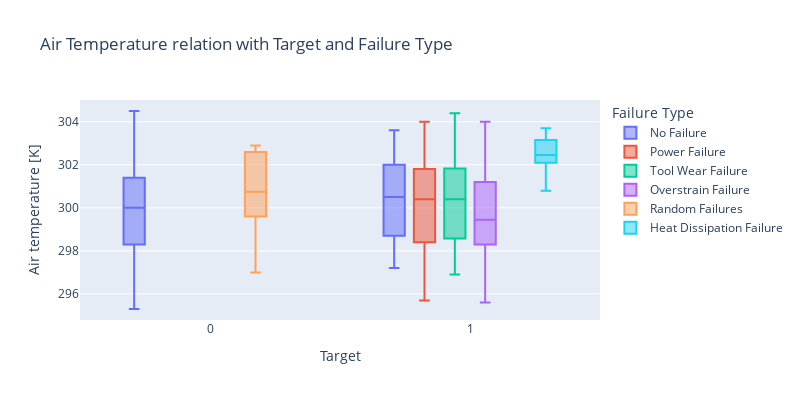

Notebook cell for this chart:
### Markdown cell above
The dataset is highly imbalanced where the machine failure consist only 3.5% of the whole dataset. 

Next, **Box plot** are generated to observe the relationship between categorical features with the Target and Failure Type

### Code cell
# Air Temperature relation with Target/Failure Type
fig = px.box(data,
             y      =  "Air temperature [K]",
             x      =  "Target",
             title  =  "Air Temperature relation with Target and Failure Type",
             color  =  "Failure Type",
             width  =  800,
             height =  400)
fig.show()

### Figure 1 — Plotly figure (JSON) as saved in the notebook; plotly's stock layout.template omitted (floating-point values rounded to 4 significant figures; data arrays with more than 128 entries replaced by an {"elided": "..."} marker saying what was removed)
{"data": [{"alignmentgroup": "True", "hovertemplate": "Failure Type=No Failure<br>Target=%{x}<br>Air temperature [K]=%{y}<extra></extra>", "legendgroup": "No Failure", "marker": {"color": "#636efa"}, "name": "No Failure", "notched": false, "offsetgroup": "No Failure", "orientation": "v", "showlegend": true, "type": "box", "x": {"elided": "9652 int values"}, "x0": " ", "xaxis": "x", "y": {"elided": "9652 float values"}, "y0": " ", "yaxis": "y"}, {"alignmentgroup": "True", "hovertemplate": "Failure Type=Power Failure<br>Target=%{x}<br>Air temperature [K]=%{y}<extra></extra>", "legendgroup": "Power Failure", "marker": {"color": "#EF553B"}, "name": "Power Failure", "notched": false, "offsetgroup": "Power Failure", "orientation": "v", "showlegend": true, "type": "box", "x": [1, 1, 1, 1, 1, 1, 1, 1, 1, 1, 1, 1, 1, 1, 1, 1, 1, 1, 1, 1, 1, 1, 1, 1, 1, 1, 1, 1, 1, 1, 1, 1, 1, 1, 1, 1, 1, 1, 1, 1, 1, 1, 1, 1, 1, 1, 1, 1, 1, 1, 1, 1, 1, 1, 1, 1, 1, 1, 1, 1, 1, 1, 1, 1, 1, 1, 1, 1, 1, 1, 1, 1, 1, 1, 1, 1, 1, 1, 1, 1, 1, 1, 1, 1, 1, 1, 1, 1, 1, 1, 1, 1, 1, 1, 1], "x0": " ", "xaxis": "x", "y": [298.9, 298.9, 298.4, 298.2, 298.4, 298.1, 297.5, 297.4, 297.4, 297.9, 296.4, 295.8, 295.7, 296.3, 296.9, 296.6, 296.7, 297, 298.4, 298.8, 298.9, 298, 298, 298.3, 298.2, 298.1, 298.5, 299.3, 299.5, 299.4, 298.9, 299.2, 299.1, 300.6, 300.5, 300.4, 301.5, 301.5, 301.8, 302.4, 302.7, 302.6, 302.3, 302.1, 301.9, 301.9, 302.6, 301.8, 301.8, 301.7, 302, 302.6, 302.6, 303.7, 303.4, 303.5, 303.8, 303.6, 304, 303.4, 302.8, 302.6, 303, 303.1, 302.4, 300.7, 300.7, 301.1, 300.8, 301.1, 301.4, 301.6, 301.5, 301.1, 300.8, 300.7, 300.5, 300.7, 299.9, 300.1, 300.3, 300.2, 300.4, 300.8, 301, 299, 298.7, 298.5, 297.5, 297.3, 297.2, 297.8, 299, 298.5, 298.6], "y0": " ", "yaxis": "y"}, {"alignmentgroup": "True", "hovertemplate": "Failure Type=Tool Wear Failure<br>Target=%{x}<br>Air temperature [K]=%{y}<extra></extra>", "legendgroup": "Tool Wear Failure", "marker": {"color": "#00cc96"}, "name": "Tool Wear Failure", "notched": false, "offsetgroup": "Tool Wear Failure", "orientation": "v", "showlegend": true, "type": "box", "x": [1, 1, 1, 1, 1, 1, 1, 1, 1, 1, 1, 1, 1, 1, 1, 1, 1, 1, 1, 1, 1, 1, 1, 1, 1, 1, 1, 1, 1, 1, 1, 1, 1, 1, 1, 1, 1, 1, 1, 1, 1, 1, 1, 1, 1], "x0": " ", "xaxis": "x", "y": [298.8, 296.9, 298, 297.9, 298.2, 298.4, 299.6, 299.3, 299.7, 300.6, 300.7, 301.9, 301.7, 302.2, 302.6, 302, 302.3, 301.8, 302.7, 303.3, 303.4, 304.4, 303.9, 302.6, 300.4, 300.8, 301, 300.5, 300.3, 301.7, 300.6, 300, 300.5, 300.7, 300.3, 300.4, 299.2, 298.5, 297.4, 297.1, 297.4, 297.3, 297.8, 299.6, 298.6], "y0": " ", "yaxis": "y"}, {"alignmentgroup": "True", "hovertemplate": "Failure Type=Overstrain Failure<br>Target=%{x}<br>Air temperature [K]=%{y}<extra></extra>", "legendgroup": "Overstrain Failure", "marker": {"color": "#ab63fa"}, "name": "Overstrain Failure", "notched": false, "offsetgroup": "Overstrain Failure", "orientation": "v", "showlegend": true, "type": "box", "x": [1, 1, 1, 1, 1, 1, 1, 1, 1, 1, 1, 1, 1, 1, 1, 1, 1, 1, 1, 1, 1, 1, 1, 1, 1, 1, 1, 1, 1, 1, 1, 1, 1, 1, 1, 1, 1, 1, 1, 1, 1, 1, 1, 1, 1, 1, 1, 1, 1, 1, 1, 1, 1, 1, 1, 1, 1, 1, 1, 1, 1, 1, 1, 1, 1, 1, 1, 1, 1, 1, 1, 1, 1, 1, 1, 1, 1, 1], "x0": " ", "xaxis": "x", "y": [298.4, 298.3, 298, 298, 298, 297.7, 297.6, 296.8, 295.6, 297, 297, 296.9, 297, 299, 299, 298.7, 298.2, 298, 297.8, 299.5, 299.3, 299.2, 299.1, 299.2, 299.2, 299.8, 300.5, 300.5, 301.3, 301.4, 301.6, 302, 302, 302.6, 302.1, 302, 301.9, 303.4, 303.7, 303.8, 304, 303.8, 302.8, 302.7, 302.7, 302.3, 300.8, 301, 301, 301, 300.8, 301.6, 301.2, 300.3, 300.6, 300.5, 300.5, 300.7, 300.5, 300.4, 300.7, 300.7, 299.6, 299.4, 298.7, 297.4, 297.2, 297.3, 298.1, 299.1, 299, 299.1, 298.9, 299.1, 299.1, 299.2, 298.5, 298.3], "y0": " ", "yaxis": "y"}, {"alignmentgroup": "True", "hovertemplate": "Failure Type=Random Failures<br>Target=%{x}<br>Air temperature [K]=%{y}<extra></extra>", "legendgroup": "Random Failures", "marker": {"color": "#FFA15A"}, "name": "Random Failures", "notched": false, "offsetgroup": "Random Failures", "orientation": "v", "showlegend": true, "type": "box", "x": [0, 0, 0, 0, 0, 0, 0, 0, 0, 0, 0, 0, 0, 0, 0, 0, 0, 0], "x0": " ", "xaxis": "x", "y": [297, 298.6, 298.4, 299.6, 299.3, 300.1, 301.6, 302.7, 302.6, 302.9, 302.8, 302.5, 302.6, 300.9, 300.8, 300.7, 300.3, 300.4], "y0": " ", "yaxis": "y"}, {"alignmentgroup": "True", "hovertemplate": "Failure Type=Heat Dissipation Failure<br>Target=%{x}<br>Air temperature [K]=%{y}<extra></extra>", "legendgroup": "Heat Dissipation Failure", "marker": {"color": "#19d3f3"}, "name": "Heat Dissipation Failure", "notched": false, "offsetgroup": "Heat Dissipation Failure", "orientation": "v", "showlegend": true, "type": "box", "x": [1, 1, 1, 1, 1, 1, 1, 1, 1, 1, 1, 1, 1, 1, 1, 1, 1, 1, 1, 1, 1, 1, 1, 1, 1, 1, 1, 1, 1, 1, 1, 1, 1, 1, 1, 1, 1, 1, 1, 1, 1, 1, 1, 1, 1, 1, 1, 1, 1, 1, 1, 1, 1, 1, 1, 1, 1, 1, 1, 1, 1, 1, 1, 1, 1, 1, 1, 1, 1, 1, 1, 1, 1, 1, 1, 1, 1, 1, 1, 1, 1, 1, 1, 1, 1, 1, 1, 1, 1, 1, 1, 1, 1, 1, 1, 1, 1, 1, 1, 1, 1, 1, 1, 1, 1, 1, 1, 1, 1, 1, 1, 1], "x0": " ", "xaxis": "x", "y": [300.8, 302.3, 302.3, 302.3, 302.3, 302.1, 302.3, 302.1, 302, 302, 301.9, 301.9, 302.1, 302.1, 302.1, 301.9, 301.7, 301.7, 301.9, 302, 302, 302, 302.2, 302.2, 302.2, 302.4, 302.4, 302.2, 302.2, 302.1, 302.1, 302.6, 302.5, 302.5, 302.6, 302.7, 302.6, 302, 301.9, 301.8, 301.7, 301.4, 301.8, 301.6, 301.6, 302, 302.1, 302, 301.7, 302.1, 302.2, 302.3, 302.4, 302.5, 302.4, 302.6, 302.4, 302.3, 302.5, 302.4, 302.4, 302.7, 302.7, 302.7, 302.6, 302.5, 302.4, 302.4, 302.4, 302.4, 302.5, 302.7, 302.7, 302.7, 302.8, 303, 303, 303, 303, 303, 303, 303.1, 303, 302.9, 303.2, 303.2, 303.2, 303.3, 303.4, 303.3, 303.6, 303.3, 303.4, 303.4, 303.4, 303.4, 303.3, 303.2, 303.2, 303.2, 303.4, 303.5, 303.7, 303.6, 303.5, 303.6, 303.5, 303.4, 303.3, 303.4, 303.4, 303.7], "y0": " ", "yaxis": "y"}], "layout": {"boxmode": "group", "height": 400, "legend": {"title": {"text": "Failure Type"}, "tracegroupgap": 0}, "title": {"text": "Air Temperature relation with Target and Failure Type"}, "width": 800, "xaxis": {"anchor": "y", "domain": [0, 1], "title": {"text": "Target"}}, "yaxis": {"anchor": "x", "domain": [0, 1], "title": {"text": "Air temperature [K]"}}}}
